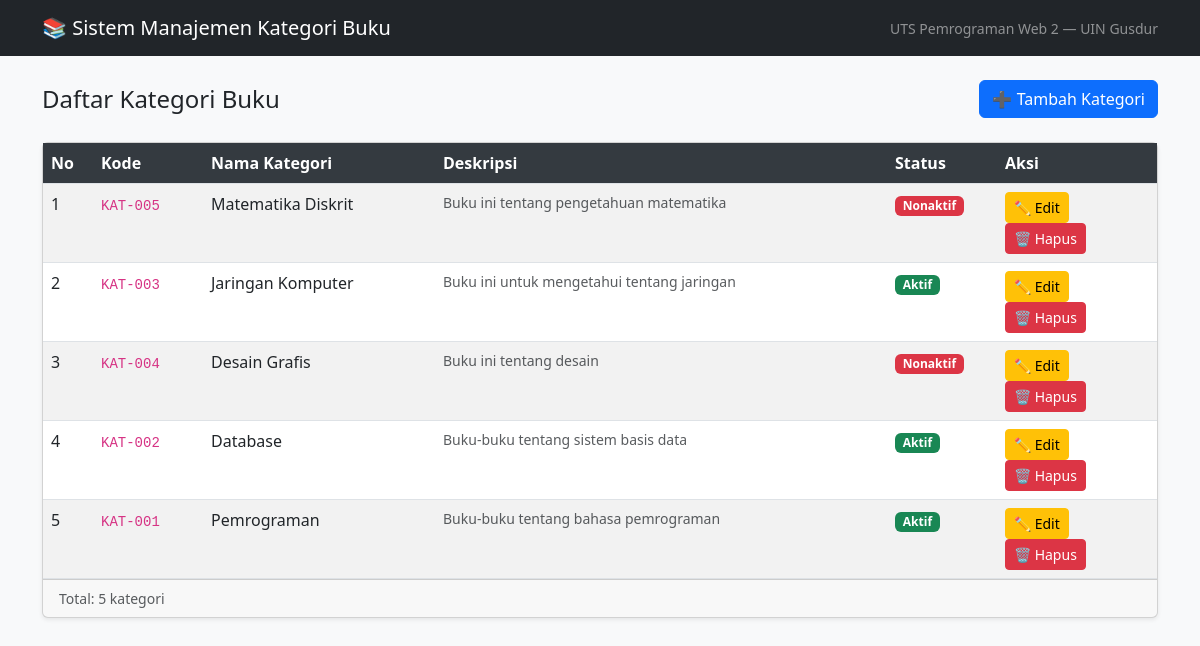
The page / on the database its author committed.
### tables this page shows
CREATE TABLE `kategori` (
  `id_kategori` int(11) NOT NULL,
  `kode_kategori` varchar(10) NOT NULL,
  `nama_kategori` varchar(50) NOT NULL,
  `deskripsi` text DEFAULT NULL,
  `status` enum('Aktif','Nonaktif') DEFAULT 'Aktif',
  `created_at` timestamp NOT NULL DEFAULT current_timestamp()
);

### index.php (the view, shortened to what this page needs)
<?php
require_once 'config/database.php';
$sql  = "SELECT * FROM kategori ORDER BY id_kategori DESC";
$stmt = $conn->prepare($sql);
$stmt->execute();
$result = $stmt->get_result();
?>
<!DOCTYPE html>
<html lang="id">
<head>
    <link href="https://cdn.jsdelivr.net/npm/bootstrap@5.3.0/dist/css/bootstrap.min.css" rel="stylesheet">
</head>
<body>
<nav class="navbar navbar-dark bg-dark mb-4">
    <div class="container">
        <span class="navbar-brand">📚 Sistem Manajemen Kategori Buku</span>
        <span class="text-white-50 small">UTS Pemrograman Web 2 — UIN Gusdur</span>
    </div>
</nav>
<div class="container">
    <div class="d-flex justify-content-between align-items-center mb-4">
        <h4 class="mb-0">Daftar Kategori Buku</h4>
        <a href="create.php" class="btn btn-primary">➕ Tambah Kategori</a>
    </div>
    <div class="card shadow-sm">
        <div class="card-body p-0">
            <table class="table table-striped table-hover mb-0">
                <thead>
                    <tr>
                        <th width="50">No</th>
                        <th width="110">Kode</th>
                        <th>Nama Kategori</th>
                        <th>Deskripsi</th>
                        <th width="110">Status</th>
                        <th width="160">Aksi</th>
                    </tr>
                </thead>
                <tbody>
                    <?php
                    if ($result->num_rows > 0):
                        $no = 1;
                        while ($row = $result->fetch_assoc()):
                    ?>
                    <tr>
                        <td><?= $no++ ?></td>
                        <td><code><?= htmlspecialchars($row['kode_kategori']) ?></code></td>
                        <td><?= htmlspecialchars($row['nama_kategori']) ?></td>
                        <td class="text-muted small">
                            <?= $row['deskripsi'] ? htmlspecialchars($row['deskripsi']) : '<em>—</em>' ?>
                        </td>
                        <td>
                            <?php if ($row['status'] === 'Aktif'): ?>
                                <span class="badge bg-success">Aktif</span>
                            <?php else: ?>
                                <span class="badge bg-danger">Nonaktif</span>
                            <?php endif; ?>
                        </td>
                        <td>
                            <a href="edit.php?id=<?= $row['id_kategori'] ?>"
                               class="btn btn-warning btn-sm">✏️ Edit</a>
                            <button class="btn btn-danger btn-sm"
                                    onclick="confirmDelete(<?= $row['id_kategori'] ?>, '<?= htmlspecialchars($row['nama_kategori'], ENT_QUOTES) ?>')">
                                🗑️ Hapus
                            </button>
                        </td>
                    </tr>
                    <?php
                        endwhile;
                    endif; ?>
                </tbody>
            </table>
        </div>
        <div class="card-footer text-muted small">
            Total: <?= $result->num_rows ?> kategori
        </div>
    </div>
</div>
</body>
</html>

### index.php (style rules this page uses)
body { background-color: #f8f9fa; }
.table th { background-color: #343a40; color: #fff; }

### rows shown on the page
kategori: kode_kategori "KAT-005", nama_kategori "Matematika Diskrit", deskripsi "Buku ini tentang pengetahuan matematika", status "Nonaktif"
kategori: kode_kategori "KAT-003", nama_kategori "Jaringan Komputer", deskripsi "Buku ini untuk mengetahui tentang jaringan", status "Aktif"
kategori: kode_kategori "KAT-004", nama_kategori "Desain Grafis", deskripsi "Buku ini tentang desain", status "Nonaktif"
kategori: kode_kategori "KAT-002", nama_kategori "Database", deskripsi "Buku-buku tentang sistem basis data", status "Aktif"
kategori: kode_kategori "KAT-001", nama_kategori "Pemrograman", deskripsi "Buku-buku tentang bahasa pemrograman", status "Aktif"

### other values the page prints
$result->num_rows "5"
